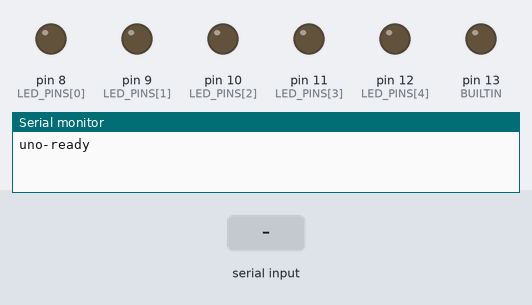
A sketch run on a simulated Arduino Uno, built with avr-gcc and run on an emulated ATmega328P. Parts: output pins drawn as LEDs (lit = HIGH), the last lines printed to the serial monitor. Inputs (shaded band) come from the test bench.

Above: at 1.8 s.
1.9 s: "B90\n" received over Serial
At 3.2 s:
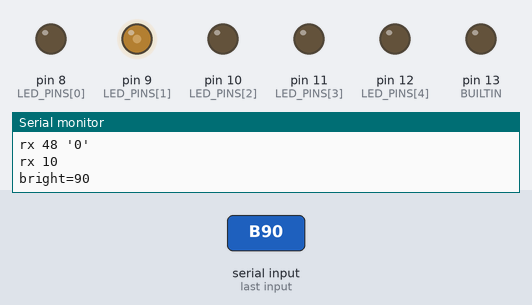
3.8 s: "B,45\n" received over Serial
At 4.7 s:
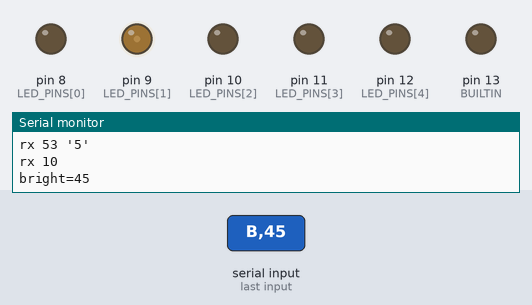
5.7 s: "C90\n" received over Serial
At 6.9 s:
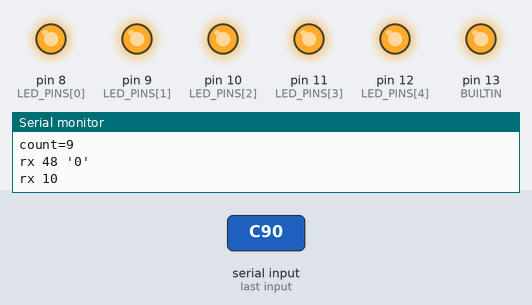
7.2 s: "c,45\n" received over Serial
At 8.1 s:
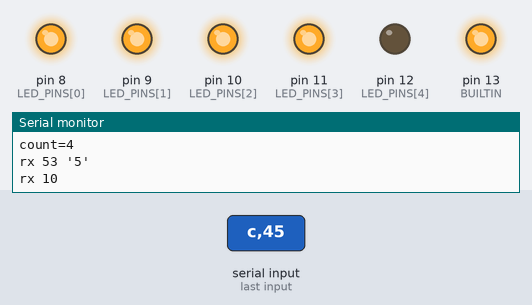
8.7 s: "b90\n" received over Serial
At 9.5 s:
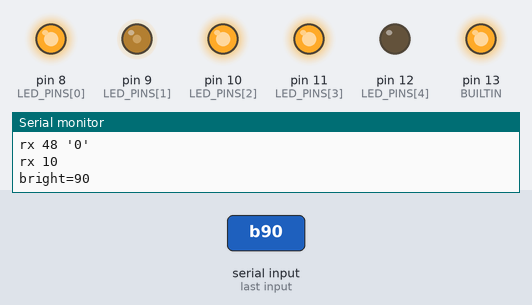
10.6 s: "b,45\n" received over Serial
At 12.2 s:
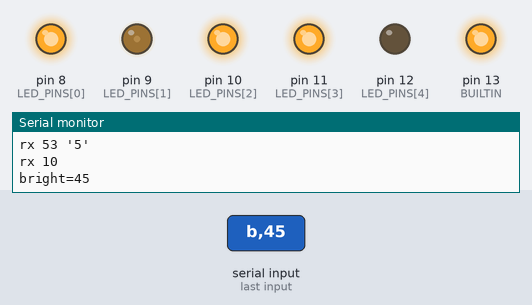
Timing chart, 0 to 13.5 s (numbered marks = the images above; inputs shaded):
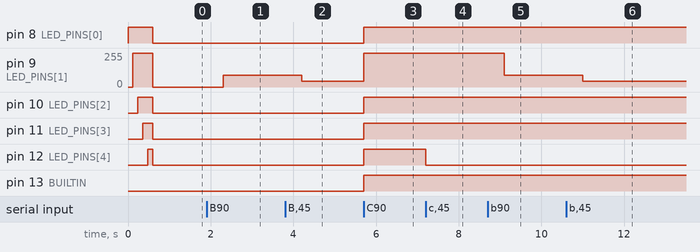

The sketch:

hand_led_uno.ino
```cpp
// Hand-controlled LED — Uno side
// Receives commands from the computer over USB serial at 9600 baud:
//   C0 .. C5   = how many fingers are up -> light that many LEDs (pins 8-12)
//   B0 .. B255 = pinch brightness -> PWM brightness of the LED on pin 9
// The built-in LED on pin 13 lights whenever a hand is seen (count >= 1).
// Wiring for the 5 LEDs: pin -> 220 ohm resistor -> LED long leg (+),
// LED short leg (-) -> GND rail. See PLAN.md, Stage 2.
//
// How commands are read (v3, Oct 25): one byte at a time, no waiting
// for line endings and no Serial.parseInt(). A letter arms the parser;
// the next digit acts IMMEDIATELY (for C). Brightness digits collect
// until 400 ms pass with no new digit, then apply. v1 waited for a
// newline some tools never send; v2's parseInt() repeatedly produced
// count=0 for a sent C5 on Caitria's machine, for a reason not visible
// from outside — so v3 also REPORTS every byte it receives:
//   rx 67 'C'      <- each received byte, as number and character
// That echo turns "what is actually on the wire" into evidence instead
// of guesswork. Receipts (count= / bright=) still print per command.

const int LED_PINS[5] = {8, 9, 10, 11, 12};
const int BUILTIN = 13;

char pending = 0;              // 'C' or 'B' while awaiting digits
int  pendingValue = 0;         // digits collected so far (for B)
bool pendingHasDigit = false;
unsigned long lastDigitAt = 0;

void setup() {
  Serial.begin(9600);
  for (int i = 0; i < 5; i++) pinMode(LED_PINS[i], OUTPUT);
  pinMode(BUILTIN, OUTPUT);
  // Power-on test: chase once so you know the wiring works before
  // the computer is even involved.
  for (int i = 0; i < 5; i++) { digitalWrite(LED_PINS[i], HIGH); delay(120); }
  for (int i = 0; i < 5; i++) { digitalWrite(LED_PINS[i], LOW); }
  Serial.println("uno-ready");
}

void showCount(int count) {
  for (int i = 0; i < 5; i++) {
    digitalWrite(LED_PINS[i], i < count ? HIGH : LOW);
  }
  digitalWrite(BUILTIN, count > 0 ? HIGH : LOW);
}

void applyPending() {
  if (pending == 'B' && pendingHasDigit) {
    int value = constrain(pendingValue, 0, 255);
    analogWrite(9, value);  // pin 9 is a PWM pin on the Uno: it can dim
    Serial.print("bright=");
    Serial.println(value);
  }
  pending = 0;
  pendingValue = 0;
  pendingHasDigit = false;
}

void loop() {
  // Brightness applies once its digits stop arriving.
  if (pending == 'B' && pendingHasDigit &&
      millis() - lastDigitAt > 400) {
    applyPending();
  }

  if (!Serial.available()) return;
  int b = Serial.read();

  // Report the byte, whatever it is.
  Serial.print("rx ");
  Serial.print(b);
  if (b >= 32 && b < 127) {
    Serial.print(" '");
    Serial.print((char)b);
    Serial.print("'");
  }
  Serial.println();

  if (b == 'C' || b == 'c' || b == 'B' || b == 'b') {
    applyPending();  // finish any half-typed brightness first
    pending = (b == 'C' || b == 'c') ? 'C' : 'B';
    pendingValue = 0;
    pendingHasDigit = false;
  } else if (b >= '0' && b <= '9' && pending) {
    int digit = b - '0';
    if (pending == 'C') {
      showCount(digit);
      Serial.print("count=");
      Serial.println(digit);
      pending = 0;
    } else {  // 'B': brightness can be several digits
      pendingValue = pendingValue * 10 + digit;
      pendingHasDigit = true;
      lastDigitAt = millis();
    }
  }
  // Any other byte (endings, spaces, stray text) is reported above
  // and otherwise ignored.
}
```

Measured:
- after the input at 1.9 s, pin 9 (LED_PINS[1]): 0/255 → 90/255 after 0.40 s
- after the input at 3.8 s, pin 9 (LED_PINS[1]): 90/255 → 45/255 after 0.41 s
- after the input at 5.7 s, pin 8 (LED_PINS[0]), pin 10 (LED_PINS[2]), pin 11 (LED_PINS[3]), pin 12 (LED_PINS[4]), pin 13 (BUILTIN): LOW → HIGH at once; pin 9 (LED_PINS[1]): 45/255 → 255/255 at once
- after the input at 7.2 s, pin 12 (LED_PINS[4]): HIGH → LOW at once
- after the input at 8.7 s, pin 9 (LED_PINS[1]): 255/255 → 90/255 after 0.40 s
- after the input at 10.6 s, pin 9 (LED_PINS[1]): 90/255 → 45/255 after 0.41 s
